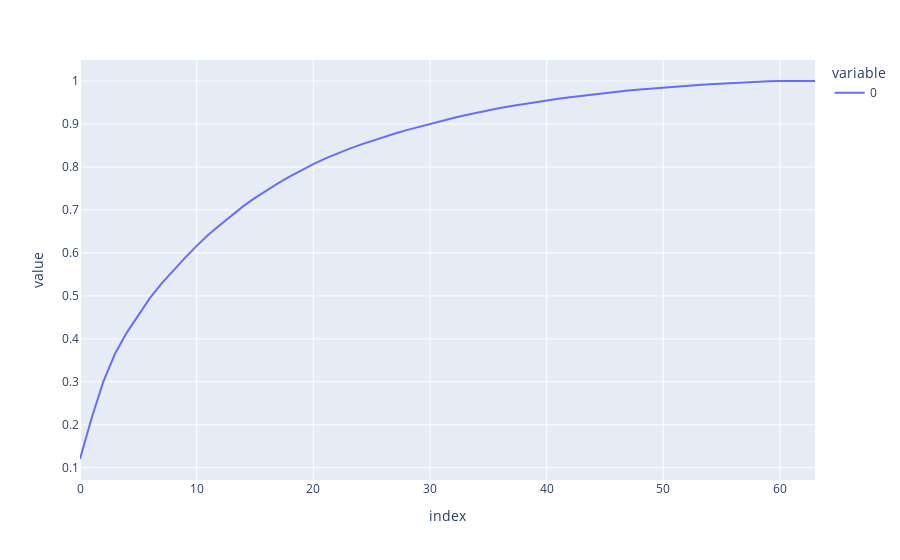

Notebook source saved alongside this figure:
### Markdown cell above
### Exercise 3

We can also evaluate how much total variance is captured as components are added incrementally. This can help us get a view of how many components are needed to capture a substantial proportion of the dataset's variance.

Determine the cumulative variance ratio by summing the explained variance ratios of each principal component.

### Code cell
# plt.plot(np.cumsum(exp_var_ratio))
fig = px.line(np.cumsum(exp_var_ratio))
fig.show()

### Figure 1 — Plotly figure (JSON) as saved in the notebook; plotly's stock layout.template omitted (floating-point values rounded to 4 significant figures)
{"data": [{"hovertemplate": "variable=0<br>index=%{x}<br>value=%{y}<extra></extra>", "legendgroup": "0", "line": {"color": "#636efa", "dash": "solid"}, "marker": {"symbol": "circle"}, "mode": "lines", "name": "0", "orientation": "v", "showlegend": true, "type": "scatter", "x": [0, 1, 2, 3, 4, 5, 6, 7, 8, 9, 10, 11, 12, 13, 14, 15, 16, 17, 18, 19, 20, 21, 22, 23, 24, 25, 26, 27, 28, 29, 30, 31, 32, 33, 34, 35, 36, 37, 38, 39, 40, 41, 42, 43, 44, 45, 46, 47, 48, 49, 50, 51, 52, 53, 54, 55, 56, 57, 58, 59, 60, 61, 62, 63], "xaxis": "x", "y": [0.1203, 0.2159, 0.3003, 0.3653, 0.4139, 0.456, 0.4954, 0.5293, 0.5593, 0.5886, 0.6164, 0.6422, 0.665, 0.6873, 0.709, 0.7281, 0.7459, 0.7623, 0.7783, 0.7932, 0.8067, 0.8194, 0.8311, 0.8417, 0.8515, 0.8609, 0.8695, 0.8779, 0.8859, 0.8934, 0.9007, 0.9076, 0.9141, 0.9205, 0.9264, 0.9321, 0.9373, 0.9421, 0.9466, 0.9508, 0.9549, 0.9589, 0.9625, 0.9659, 0.9692, 0.9723, 0.9752, 0.978, 0.9806, 0.9829, 0.9851, 0.9871, 0.9891, 0.9909, 0.9926, 0.9942, 0.9957, 0.9971, 0.9984, 0.9994, 1.0, 1.0, 1.0, 1.0], "yaxis": "y"}], "layout": {"legend": {"title": {"text": "variable"}, "tracegroupgap": 0}, "margin": {"t": 60}, "xaxis": {"anchor": "y", "domain": [0, 1], "title": {"text": "index"}}, "yaxis": {"anchor": "x", "domain": [0, 1], "title": {"text": "value"}}}}
